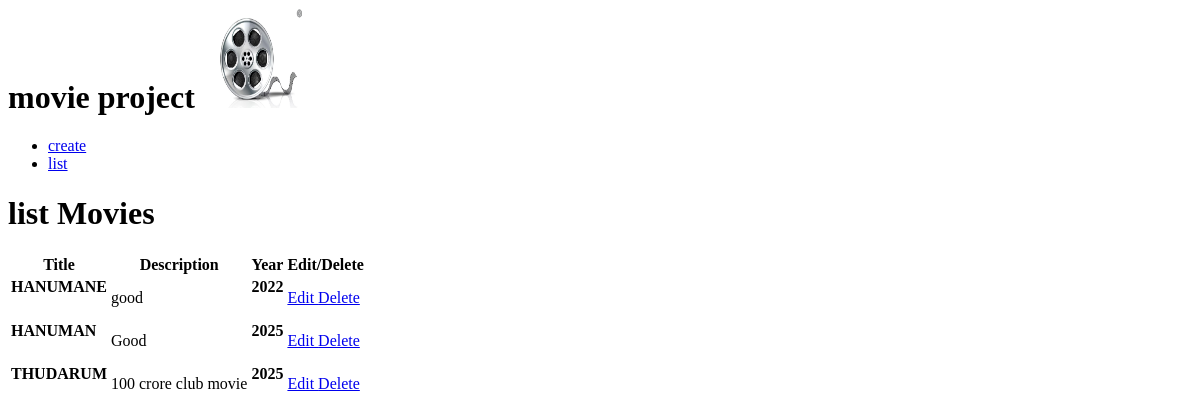
The page /list/ on the database as committed earlier.
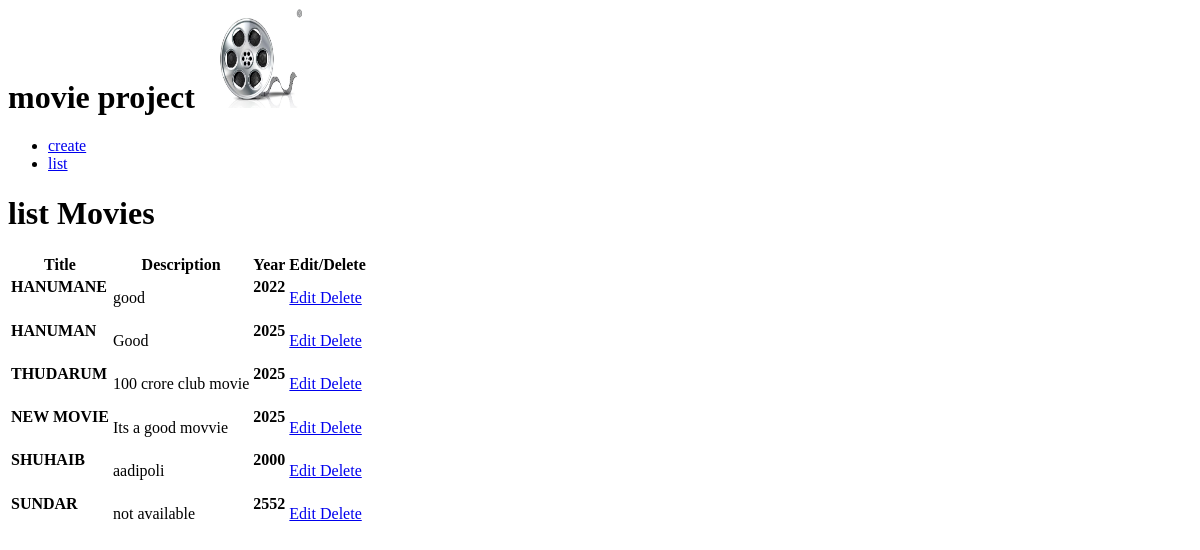
The same page on the database as committed later.
### movies/models.py (models this page shows)
class MovieInfo (models.Model):
    title=models.CharField(max_length=250)
    year=models.IntegerField(null=True)
    desc=models.TextField()

### movies/views.py (the view)
# urls.py: path('list/',views.list,name='list'),
def list(request):
    movie_data = MovieInfo.objects.all()
    print(movie_data)
    return render(request,'list.html',{'movie_list':movie_data})

### templates/list.html (shortened to what this page needs)
{% extends 'blank.html' %}
{% load static %}
{% block content %}
<h1>list Movies</h1>
<table>
    <tr>
        <th>Title </th>
        <th>Description </th>
        <th>Year </th>
        <th>Edit/Delete</th>
    </tr>
{% for movie_obj in movie_list %}
<tr>
<td><h4>{{movie_obj.title | upper}}</h4></td>
<td><p>{{movie_obj.desc | default:"not available"}}</p></td>
<td><h4>{{movie_obj.year}}</h4></td>
<td><a href="{% url 'edit' movie_obj.id %}">Edit </a><a href="{% url 'delete' movie_obj.id %}">Delete</a></td>
</tr>
{% endfor %}
{% endblock %}

Rows that differ between the two databases and show on the page:
added MovieInfo: title "NEW MOVIE", desc "Its a good movvie", year "2025"
added MovieInfo: title "SHUHAIB", desc "aadipoli", year "2000"
added MovieInfo: title "SUNDAR", desc "not available", year "2552"
